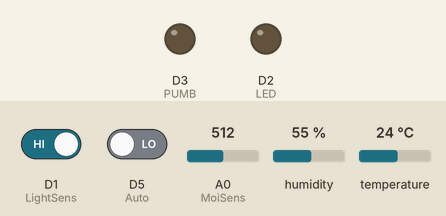
Recording of a program running on a simulated ESP8266 (NodeMCU). Shown: output pins drawn as LEDs (lit = HIGH). Inputs (shaded band) come from the test bench; at power-on: D1 (LightSens) HIGH, D5 (Auto) LOW, A0 (MoiSens) = 512, humidity 55 %, temperature 24 °C. WiFi joins after 1.5 s; servers stay silent unless stated.

Above: at 3.0 s.
3.1 s: D1 (LightSens) driven LOW and D5 (Auto) driven HIGH
At 4.5 s:
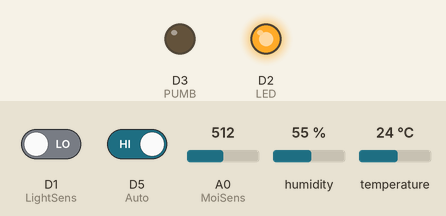
4.8 s: A0 (MoiSens) set to 223
6.3 s: A0 (MoiSens) set to 196
At 7.5 s:
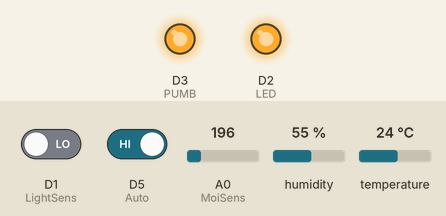
7.8 s: D1 (LightSens) driven HIGH
At 13.6 s:
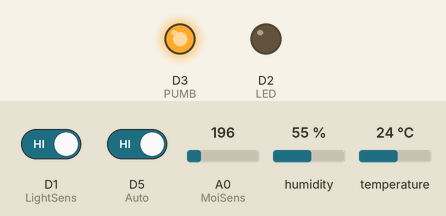
Timing chart, 0 to 14.8 s (numbered marks = the images above; inputs shaded):
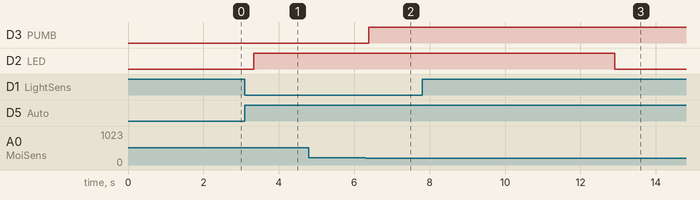

Measured:
- the behaviour switches between 210 and 209 on A0 (MoiSens) (found by bisection; images 1 and 2)
- after the input at 3.1 s, D2 (LED): LOW → HIGH after 0.23 s
- after the input at 4.8 s, every drawn part: stays the same
- after the input at 6.3 s, D3 (PUMB): LOW → HIGH after 0.08 s
- after the input at 7.8 s, D2 (LED): HIGH → LOW after 5.1 s

The program:

main.cpp
```cpp
#define BLYNK_PRINT Serial

#include <ESP8266WiFi.h>
#include <BlynkSimpleEsp8266.h>
#include <Adafruit_Sensor.h>
#include <DHT.h>

char ssid[] = "HienNhien";
char pass[] = "31081978";

#define DHTPIN D0
#define MoiSens A0
#define LightSens D1
#define LED D2
#define PUMB D3
#define tempPin V1
#define humiPin V2
#define Auto D5

DHT dht(DHTPIN, DHT11);


void setup()
{
  // Debug console
  Serial.begin(9600);
  dht.begin();
  Blynk.begin("8vu6UvcvXdlQpc1YF1WOXoKSWvMZCiHP", ssid, pass,"iot.serangkota.go.id",8080);

  pinMode(MoiSens,INPUT);
  pinMode(LightSens, INPUT);
  pinMode(LED, OUTPUT);
  pinMode(PUMB, OUTPUT);
  pinMode(Auto,INPUT);

}

void loop()
{
  Blynk.run();

  float temperature = dht.readTemperature();
  float humidity = dht.readHumidity();
  float _moist = map(analogRead(MoiSens),0,1024,0,100);
  bool _auto = digitalRead(Auto);
  bool _light = digitalRead(LightSens);


  Blynk.virtualWrite(tempPin,temperature);
  Blynk.virtualWrite(humiPin,humidity);

  if(_auto){
    if(_moist<=20){
      pumb(3);
    }

    if(!_light){
      digitalWrite(LED,HIGH);
    } else{
      digitalWrite(LED, LOW);
    }
  }else{
    Blynk.notify("HEY!");
  }


  delay(500);
}


void pumb(int t){
  digitalWrite(PUMB,HIGH);
  delay(t*1000);
}
```
